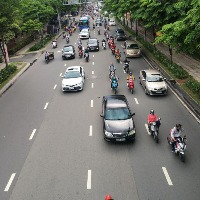
#> input picture Labs/ETE-1/program2.jpg, 200 x 200 px
$ jupyter execute 2448507_ete1_program2.ipynb
#> lines starting #> are read from the running program, lines starting #| are printed output that depends on the picture
[cell 1]
import numpy as np
import cv2
import matplotlib.pyplot as plt

# Read the grayscale image
img = cv2.imread('program2.jpg', cv2.IMREAD_GRAYSCALE)
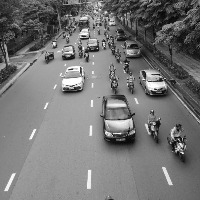
#> img: shape (200, 200); min 0, max 255, mean 117.4

[cell 2]
plt.imshow(img,cmap="gray")

[cell 3]
# Function to add Salt-and-Pepper noise
def add_salt_pepper_noise(image, prob=0.02):
#> called with prob = 0.02
    noisy_image = image.copy()
    num_pixels = int(prob * image.size)
#> num_pixels = 800

    # Add Salt noise
    coords = [np.random.randint(0, i - 1, num_pixels // 2) for i in image.shape]
    noisy_image[tuple(coords)] = 255

    # Add Pepper noise
    coords = [np.random.randint(0, i - 1, num_pixels // 2) for i in image.shape]
    noisy_image[tuple(coords)] = 0

    return noisy_image

[cell 4]
img_with_noise = add_salt_pepper_noise(img,prob=0.02)
plt.imshow(img_with_noise,cmap="gray")

[cell 5]
img_with_noise = add_salt_pepper_noise(img,prob=0.03)
plt.imshow(img_with_noise,cmap="gray")

[cell 6]
img_with_noise = add_salt_pepper_noise(img,prob=0.05)
#> call 3 of add_salt_pepper_noise, with prob = 0.05
#> in add_salt_pepper_noise (call 3), `noisy_image[tuple(coords)] = 0`:
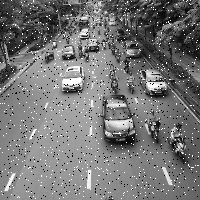
#> noisy_image: shape (200, 200); min 0, max 255, mean 117.8
plt.imshow(img_with_noise,cmap="gray")

[cell 7]
#Implement Adaptive Median Filter
def adaptive_median_filter(image, max_window_size=7):
#> called with max_window_size = 7
    padded_image = np.pad(image, max_window_size//2, mode='edge')
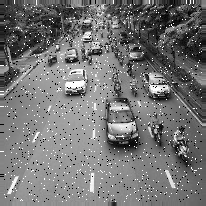
#> padded_image: shape (206, 206); min 0, max 255, mean 116.8
    filtered_image = np.zeros_like(image)

    rows, cols = image.shape
#> rows = 200; cols = 200
    for i in range(rows):
        for j in range(cols):
            window_size = 3
            while window_size <= max_window_size:
                r_min = max(i, window_size//2)
                r_max = min(i + window_size//2 + 1, rows)
                c_min = max(j, window_size//2)
                c_max = min(j + window_size//2 + 1, cols)

                sub_image = padded_image[r_min:r_max, c_min:c_max]
                min_val = np.min(sub_image)
                max_val = np.max(sub_image)
                med_val = np.median(sub_image)
                pixel_val = image[i, j]

                if min_val < med_val < max_val:
                    if min_val < pixel_val < max_val:
                        filtered_image[i, j] = pixel_val
                    else:
                        filtered_image[i, j] = med_val
                    break
                else:
                    window_size += 2  # Increase window size
            else:
                filtered_image[i, j] = med_val  # If max window size reached
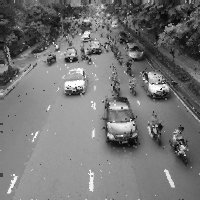
#> filtered_image: shape (200, 200); min 5, max 255, mean 116.9

    return filtered_image
